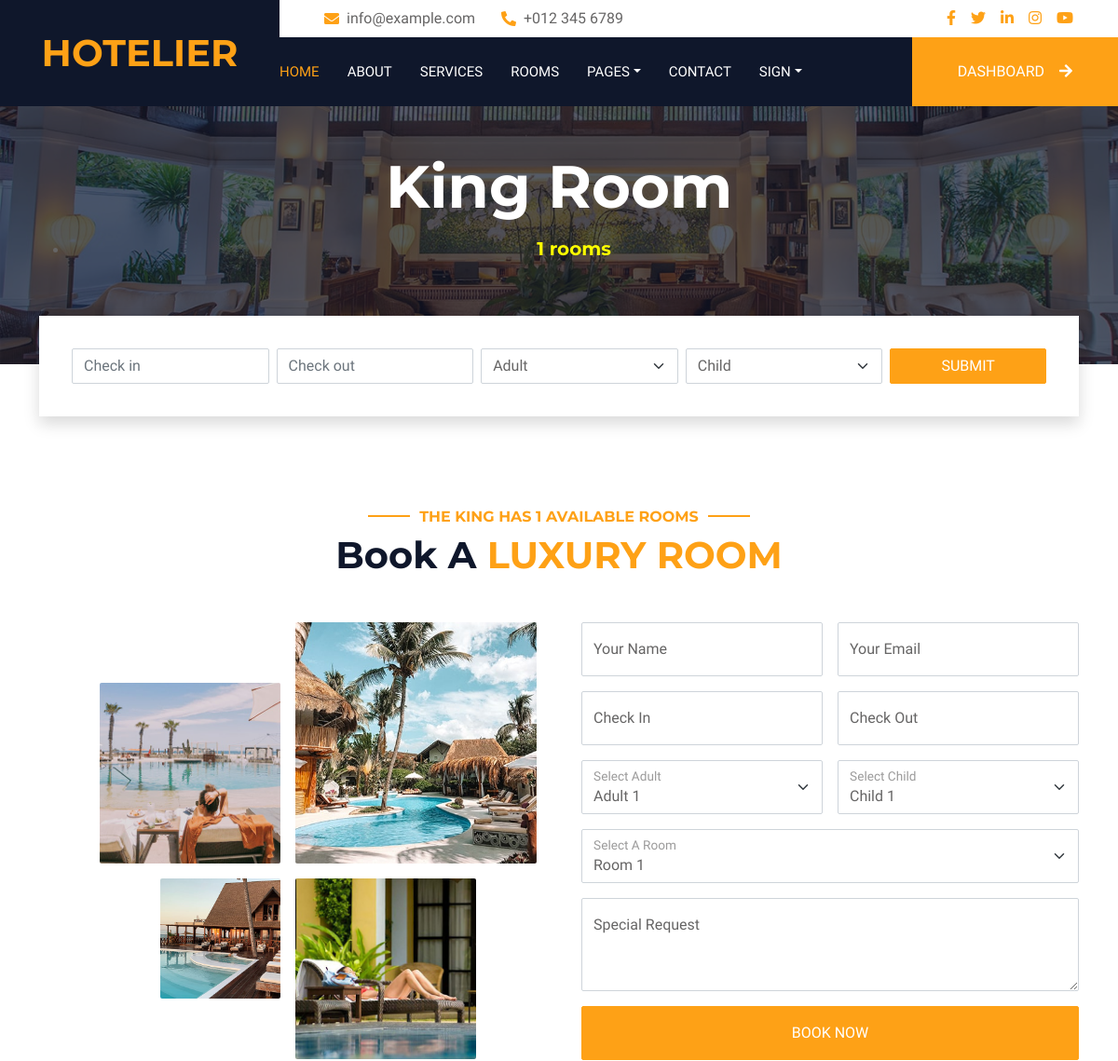
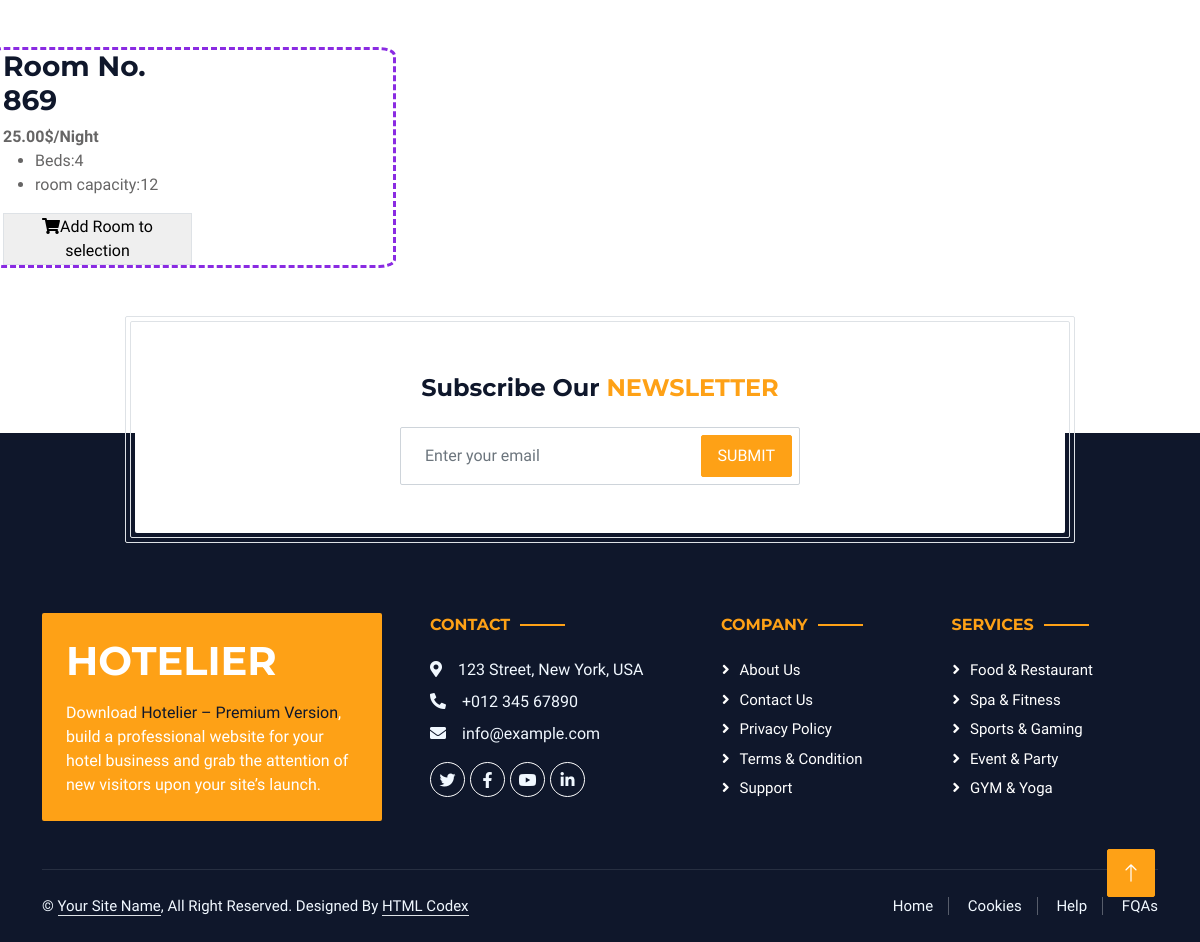
The app's page /detail/hotel1/room-type/King/ with its own data (2 pictures, top to bottom).
### hotel/models.py (models this page shows, shortened)
class RoomType(models.Model):
    hotel=models.ForeignKey(Hotel, on_delete=models.CASCADE)
    type=models.CharField(max_length=10)
    price=models.DecimalField(max_digits=12, decimal_places=2, default=0.00)
    number_of_beds=models.PositiveIntegerField(default=0)
    room_capacity=models.PositiveIntegerField(default=0)
    rtid=ShortUUIDField(unique=True, length=10, max_length=20, alphabet="abcdefjhijklmnopqrstuvwxyz")
    slug=models.SlugField(unique=True)
    date=models.DateTimeField(auto_now_add=True)
    class Meta:
        verbose_name_plural="Room Type"

class Room(models.Model):
    hotel=models.ForeignKey(Hotel, on_delete=models.CASCADE)
    room_type=models.ForeignKey(RoomType, on_delete=models.CASCADE)
    room_number=models.CharField(max_length=1000)
    is_available=models.BooleanField(default=True)
    rid=ShortUUIDField(unique=True, length=10, max_length=20, alphabet="abcdefjhijklmnopqrstuvwxyz")
    date=models.DateTimeField(auto_now_add=True)
    class Meta:
        verbose_name_plural="Rooms"

### hotel/views.py (the view)
# urls.py: path("detail/<slug:slug>/room-type/<slug:rt_slug>/", views.room_type_detail, name="room_type_detail"),
def room_type_detail(request, slug, rt_slug):
    hotel=Hotel.objects.get(status="Live", slug=slug)
    room_type=RoomType.objects.get(hotel=hotel, slug=rt_slug)
    rooms=Room.objects.filter(room_type=room_type, is_available=True)
    id=request.GET.get("hotel-id")
    checkin=request.GET.get("checkin")
    checkout=request.GET.get("checkout")
    adult=request.GET.get("adult")
    children=request.GET.get("children")
    context={
        "hotel":hotel,
        "room_type":room_type,
        "rooms":rooms,
        "id":id,
        "checkin":checkin,
        "checkout":checkout,
        "adult":adult,
        "children":children,
    }
    return render(request, "hotel/room_type_detail.html", context)

### templates/hotel/room_type_detail.html (shortened to what this page needs)
{% extends 'partials/base.html' %}
{% load static %}
{% block content %}
<div class="container-fluid page-header mb-5 p-0" style="background-image: url(img/carousel-1.jpg);">
    <div class="container-fluid page-header-inner py-5">
        <div class="container text-center pb-5">
            <h1 class="display-3 text-white mb-3 animated slideInDown">{{room_type.type}} Room</h1>
            <nav aria-label="breadcrumb">
                <ul>
                    <li>
                        <h5 style="color: yellow;">{{rooms.count}} rooms</h5>
                    </li>
                </ul>
            </nav>
        </div>
    </div>
</div>
<div class="container-fluid booking pb-5 wow fadeIn" data-wow-delay="0.1s">
    <div class="container">
        <div class="bg-white shadow" style="padding: 35px;">
            <div class="row g-2">
                <div class="col-md-10">
                    <div class="row g-2">
                        <div class="col-md-3">
                            <div class="date" id="date1" data-target-input="nearest">
                                <input type="text" class="form-control datetimepicker-input" placeholder="Check in"
                                    data-target="#date1" data-toggle="datetimepicker" />
                            </div>
                        </div>
                        <div class="col-md-3">
                            <div class="date" id="date2" data-target-input="nearest">
                                <input type="text" class="form-control datetimepicker-input" placeholder="Check out"
                                    data-target="#date2" data-toggle="datetimepicker" />
                            </div>
                        </div>
                        <div class="col-md-3">
                            <select class="form-select">
                                <option selected>Adult</option>
                            </select>
                        </div>
                        <div class="col-md-3">
                            <select class="form-select">
                                <option selected>Child</option>
                            </select>
                        </div>
                    </div>
                </div>
                <div class="col-md-2">
                    <button class="btn btn-primary w-100">Submit</button>
                </div>
            </div>
        </div>
    </div>
</div>
<div class="container-xxl py-5">
    <div class="container">
        <div class="text-center wow fadeInUp" data-wow-delay="0.1s">
            <h6 class="section-title text-center text-primary text-uppercase">The {{room_type.type}} has {{rooms.count}}
                available rooms</h6>
            <h1 class="mb-5">Book A <span class="text-primary text-uppercase">Luxury Room</span></h1>
        </div>
        <div class="row g-5">
            <div class="col-lg-6">
                <div class="row g-3">
                    <div class="col-6 text-end">
                        <img class="img-fluid rounded w-75 wow zoomIn" data-wow-delay="0.1s" src="img/about-1.jpg"
                            style="margin-top: 25%;">
                    </div>
                    <div class="col-6 text-start">
                        <img class="img-fluid rounded w-100 wow zoomIn" data-wow-delay="0.3s" src="img/about-2.jpg">
                    </div>
                    <div class="col-6 text-end">
                        <img class="img-fluid rounded w-50 wow zoomIn" data-wow-delay="0.5s" src="img/about-3.jpg">
                    </div>
                    <div class="col-6 text-start">
                        <img class="img-fluid rounded w-75 wow zoomIn" data-wow-delay="0.7s" src="img/about-4.jpg">
                    </div>
                </div>
            </div>
            <div class="col-lg-6">
                <div class="wow fadeInUp" data-wow-delay="0.2s">
                    <form>
                        <div class="row g-3">
                            <div class="col-md-6">
                                <div class="form-floating">
                                    <input type="text" class="form-control" id="name" placeholder="Your Name">
                                    <label for="name">Your Name</label>
                                </div>
                            </div>
                            <div class="col-md-6">
                                <div class="form-floating">
                                    <input type="email" class="form-control" id="email" placeholder="Your Email">
                                    <label for="email">Your Email</label>
                                </div>
                            </div>
                            <div class="col-md-6">
                                <div class="form-floating date" id="date3" data-target-input="nearest">
                                    <input type="text" class="form-control datetimepicker-input" id="checkin"
                                        placeholder="Check In" data-target="#date3" data-toggle="datetimepicker" />
                                    <label for="checkin">Check In</label>
                                </div>
                            </div>
                            <div class="col-md-6">
                                <div class="form-floating date" id="date4" data-target-input="nearest">
                                    <input type="text" class="form-control datetimepicker-input" id="checkout"
                                        placeholder="Check Out" data-target="#date4" data-toggle="datetimepicker" />
                                    <label for="checkout">Check Out</label>
                                </div>
                            </div>
                            <div class="col-md-6">
                                <div class="form-floating">
                                    <select class="form-select" id="select1">
                                        <option value="1">Adult 1</option>
                                    </select>
                                    <label for="select1">Select Adult</label>
                                </div>
                            </div>
                            <div class="col-md-6">
                                <div class="form-floating">
                                    <select class="form-select" id="select2">
                                        <option value="1">Child 1</option>
                                    </select>
                                    <label for="select2">Select Child</label>
                                </div>
                            </div>
                            <div class="col-12">
                                <div class="form-floating">
                                    <select class="form-select" id="select3">
                                        <option value="1">Room 1</option>
                                    </select>
                                    <label for="select3">Select A Room</label>
                                </div>
                            </div>
                            <div class="col-12">
                                <div class="form-floating">
                                    <textarea class="form-control" placeholder="Special Request" id="message"
                                        style="height: 100px"></textarea>
                                    <label for="message">Special Request</label>
                                </div>
                            </div>
                            <div class="col-12">
                                <button class="btn btn-primary w-100 py-3" type="submit">Book Now</button>
                            </div>
                        </div>
                    </form>
                </div>
            </div>
        </div>
    </div>
</div>
<div class="row">
    {% for r in rooms %}
    <div class="col-lg-4"  style="border: 3px blueviolet dashed; background-color: rgb(255, 255, 255); border-radius: 4%;">
        <div class="plan featured col-md-4 col-md-6 col-xs-12">
            <div class="utf_price_plan">
                <h3>Room No. {{r.room_number}}</h3>
                <span class="value"><strong>{{r.room_type.price}}$/Night</strong></span>
            </div>
            <div class="utf_price_plan_features">
                <ul>
                    <li>Beds:{{r.room_type.number_of_beds}}</li>
                    <li>room capacity:{{r.room_type.room_capacity}}</li>
                </ul>
                <button class="button border add-to-selection" data-index="{{r.id}}"><i class=" fa fa-shopping-cart"></i>Add Room to selection</button>
            </div>
        </div>
    </div>
    {% endfor %}
</div>
<div class="container newsletter mt-5 wow fadeIn" data-wow-delay="0.1s">
    <div class="row justify-content-center">
        <div class="col-lg-10 border rounded p-1">
            <div class="border rounded text-center p-1">
                <div class="bg-white rounded text-center p-5">
                    <h4 class="mb-4">Subscribe Our <span class="text-primary text-uppercase">Newsletter</span></h4>
                    <div class="position-relative mx-auto" style="max-width: 400px;">
                        <input class="form-control w-100 py-3 ps-4 pe-5" type="text" placeholder="Enter your email">
                        <button type="button"
                            class="btn btn-primary py-2 px-3 position-absolute top-0 end-0 mt-2 me-2">Submit</button>
                    </div>
                </div>
            </div>
        </div>
    </div>
</div>
{% endblock content %}

### static/css/style.css (style rules this page uses)
:root { --primary: #FEA116; --light: #F1F8FF; --dark: #0F172B; }
.btn { font-weight: 500; text-transform: uppercase; transition: .5s; }
.btn.btn-primary, .btn.btn-secondary { color: #FFFFFF; }
.page-header { background-position: center center; background-repeat: no-repeat; background-size: cover; }
.page-header-inner { background: rgba(15, 23, 43, .7); }
.booking { position: relative; margin-top: -100px !important; z-index: 1; }
.section-title { position: relative; display: inline-block; }
.section-title::before { position: absolute; content: ""; width: 45px; height: 2px; top: 50%; left: -55px; margin-top: -1px; background: var(--primary); }
.section-title::after { position: absolute; content: ""; width: 45px; height: 2px; top: 50%; right: -55px; margin-top: -1px; background: var(--primary); }
.newsletter { position: relative; z-index: 1; }

### records on screen
RoomType: type "King", type "KING"
Room: room_number "869", room_type.price "25.00", room_type.number_of_beds "4", room_type.room_capacity "12"

### other values on screen
{{ rooms.count }} "1"
